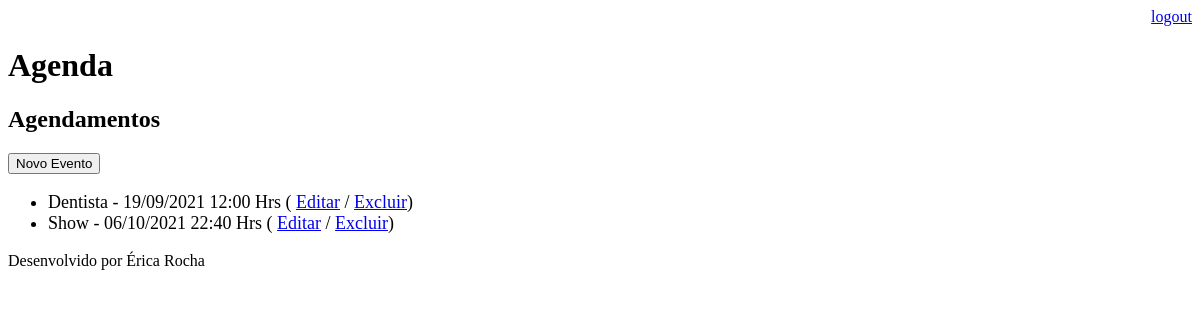
The page /agenda/ (signed in) on the database as committed earlier.
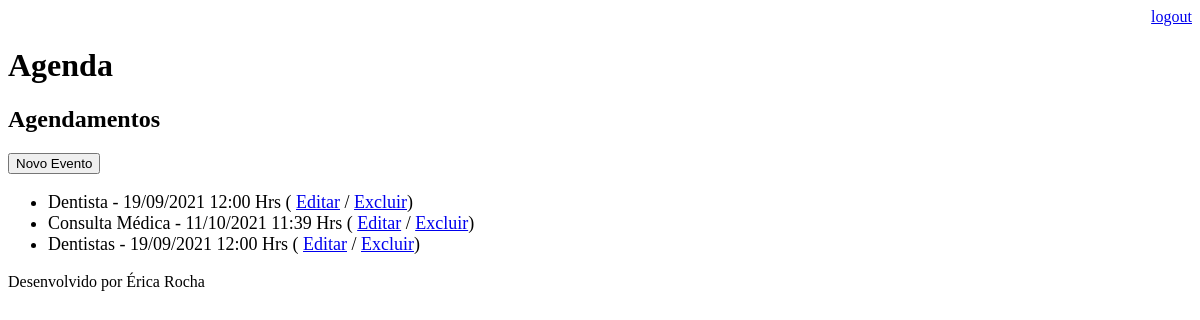
The same page on the database as committed later.
### app/models.py (models this page shows, shortened)
class Evento (models.Model):
    titulo = models.CharField(max_length=100)
    descricao = models.TextField(blank=True, null=True)
    data_evento = models.DateTimeField(verbose_name='Data do Evento')
    data_criacao = models.DateTimeField(auto_now=True)
    usuario = models.ForeignKey(User, on_delete=models.CASCADE)
    class Meta:
        db_table = 'evento'
    def get_data_evento(self):
        return self.data_evento.strftime('%d/%m/%Y %H:%M Hrs')

### app/views.py (the view)
# urls.py: path('agenda/', views.lista_eventos),
@login_required(login_url='/login/')
def lista_eventos (request):
    usuario = request.user
    evento = Evento.objects.filter(usuario=usuario)
    dados = {'eventos': evento}
    return render(request, 'agenda.html', dados)

### Templates/agenda.html
{% extends "model-page.html" %}
{%  block content %}
        <h2>Agendamentos</h2>
         <a href="evento/">
            <button type="button">Novo Evento</button>
         </a>
        <ul style="font-size: 18px">
            {% for evento in eventos %}
                <li>
                    {{evento.titulo}}  - {{ evento.get_data_evento }}
                    ( <a href="evento/?id={{ evento.id }}">Editar</a>
                    / <a href="evento/delete/{{ evento.id }}/">Excluir</a>)
                </li>
            {%  endfor %}
        </ul>
{% endblock %}

### Templates/model-page.html
<!DOCTYPE html>
<html lang="en">
<head>
    {% include "model-header.html" %}
</head>
<body>
{% block content %} {% endblock %}
{% include "model-footer.html" %}
</body>
</html>

### Templates/model-header.html (shortened to what this page needs)
    <div align="right">
        <a href="/logout">logout</a>
    </div>
    <h1>Agenda </h1>

### Templates/model-footer.html
<p> Desenvolvido por Érica Rocha </p>

Rows that differ between the two databases and show on the page:
removed Evento: titulo "Show", get_data_evento "06/10/2021 22:40 Hrs"
added Evento: titulo "Consulta Médica", get_data_evento "11/10/2021 11:39 Hrs"
added Evento: titulo "Dentistas", get_data_evento "19/09/2021 12:00 Hrs"
